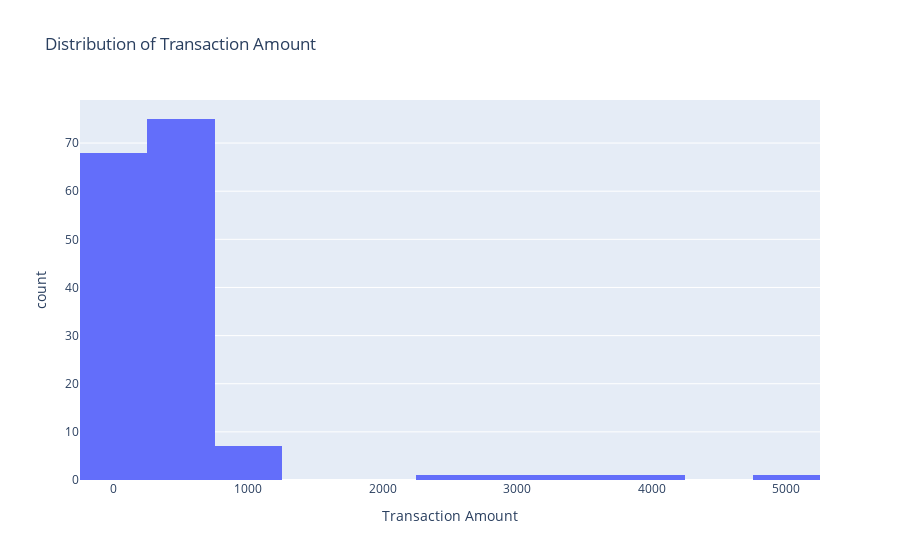

The code cell stored with this chart in its notebook:
### Code cell
# Plot 3: Distribution of Transaction Amount (Histogram)
fig = px.histogram(
    fraud, 
    x='amount', 
    nbins=20,
    title='Distribution of Transaction Amount',
    labels={'amount': 'Transaction Amount'}
)
fig.show()

### Figure 1 — Plotly figure (JSON) as saved in the notebook; plotly's stock layout.template omitted (floating-point values rounded to 4 significant figures; data arrays with more than 128 entries replaced by an {"elided": "..."} marker saying what was removed)
{"data": [{"alignmentgroup": "True", "bingroup": "x", "hovertemplate": "Transaction Amount=%{x}<br>count=%{y}<extra></extra>", "legendgroup": "", "marker": {"color": "#636efa", "pattern": {"shape": ""}}, "name": "", "nbinsx": 20, "offsetgroup": "", "orientation": "v", "showlegend": false, "type": "histogram", "x": {"elided": "155 float values"}, "xaxis": "x", "yaxis": "y"}], "layout": {"autosize": true, "barmode": "relative", "legend": {"tracegroupgap": 0}, "title": {"text": "Distribution of Transaction Amount"}, "xaxis": {"anchor": "y", "autorange": true, "domain": [0, 1], "range": [-250, 5250], "title": {"text": "Transaction Amount"}, "type": "linear"}, "yaxis": {"anchor": "x", "autorange": true, "domain": [0, 1], "range": [0, 78.95], "title": {"text": "count"}}}}
